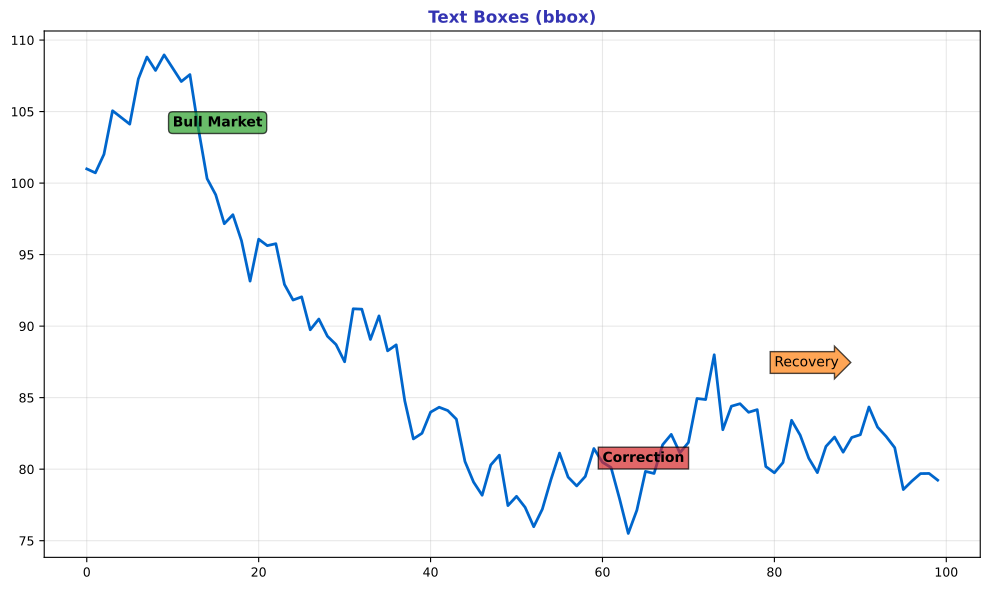

The Python source for this figure:
"""Text Boxes - bbox styles for annotations"""
import matplotlib.pyplot as plt
import numpy as np
from pathlib import Path

plt.rcParams.update({
    'font.size': 10, 'axes.labelsize': 10, 'axes.titlesize': 11,
    'xtick.labelsize': 9, 'ytick.labelsize': 9, 'legend.fontsize': 9,
    'figure.figsize': (10, 6), 'figure.dpi': 150
})

MLPURPLE = '#3333B2'
MLBLUE = '#0066CC'
MLGREEN = '#2CA02C'
MLRED = '#D62728'
MLORANGE = '#FF7F0E'

np.random.seed(42)

fig, ax = plt.subplots(figsize=(10, 6))

prices = 100 + np.cumsum(np.random.randn(100) * 2)
ax.plot(prices, color=MLBLUE, linewidth=2)

# Different bbox styles
ax.text(10, prices.max() - 5, 'Bull Market', fontsize=10, fontweight='bold',
        bbox=dict(boxstyle='round', facecolor=MLGREEN, alpha=0.7))

ax.text(60, prices.min() + 5, 'Correction', fontsize=10, fontweight='bold',
        bbox=dict(boxstyle='square', facecolor=MLRED, alpha=0.7, edgecolor='black'))

ax.text(80, np.mean(prices), 'Recovery', fontsize=10,
        bbox=dict(boxstyle='rarrow', facecolor=MLORANGE, alpha=0.7))

ax.set_title('Text Boxes (bbox)', fontsize=12, fontweight='bold', color=MLPURPLE)
ax.grid(alpha=0.3)

plt.tight_layout()
plt.savefig(Path(__file__).parent / 'chart.pdf', dpi=300, bbox_inches='tight')
plt.close()
